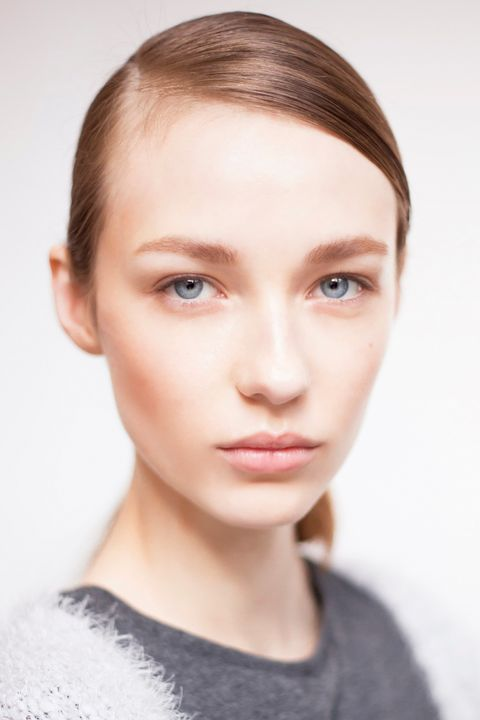
#> input picture Resources/test.png, 480 x 720 px, found by its file name
$ python challenge.py
#> lines starting #> are read from the running program, lines starting #| are printed output that depends on the picture; after the words box and inside, x2 and y2 are one past the last pixel; in counts of white or black regions, pixels touching at a corner belong together
import cv2

img = cv2.imread(r'C:/Users/Nutth/Desktop/Challenge/Resources/test.png')
#> img is the input picture: shape (720, 480, 3); mean B, G, R 191.5, 197, 214.9
gray = cv2.cvtColor(img, cv2.COLOR_BGR2GRAY)
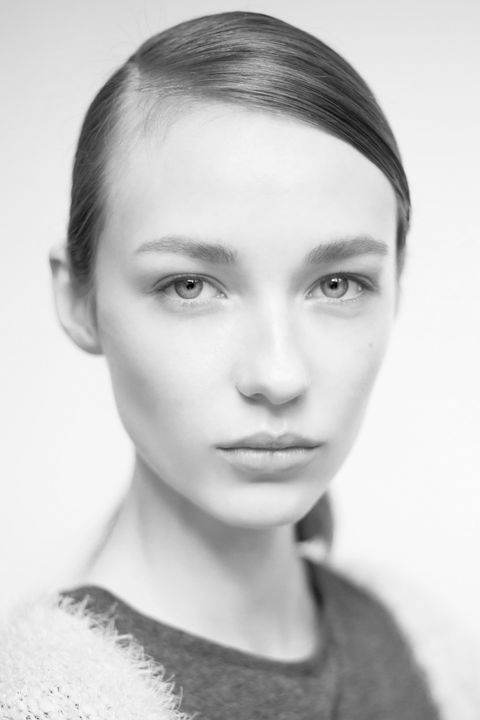
#> gray: shape (720, 480); min 2, max 254, mean 201.7

face_cascade = cv2.CascadeClassifier(cv2.data.haarcascades + 'haarcascade_frontalface_default.xml')
eye_cascade = cv2.CascadeClassifier(cv2.data.haarcascades + 'haarcascade_eye.xml')

faces_detect = face_cascade.detectMultiScale(gray,1.3,3)
#> faces_detect = [[65, 128, 390, 390]]

# for(x,y,w,h) in faces_detect:
#     cv2.rectangle(img,(x,y),(x+w,y+h),(255,0,0),2)
for (x,y,w,h) in faces_detect:
    img = cv2.rectangle(img,(x,y),(x+w,y+h),(255,0,0),2)
    roi_gray = gray[y:y+h, x:x+w]
    roi_color = img[y:y+h, x:x+w]
    eyes = eye_cascade.detectMultiScale(roi_gray)
    for (ex,ey,ew,eh) in eyes:
        cv2.rectangle(roi_color,(ex,ey),(ex+ew,ey+eh),(0,255,0),2)
#> this loop made 1 pass
#> (x, y, w, h, eyes) on pass 1: (65, 128, 390, 390, [[232, 118, 78, 78], [170, 256, 36, 36], [73, 113, 91, 91]])
#> pass 1, `img = cv2.rectangle(img,(x,y),(x+w,y+h),(255,0,0),2)`:
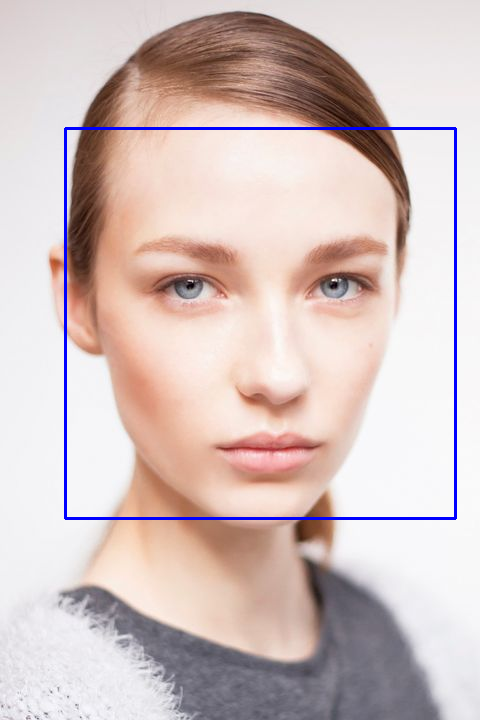
#> img: shape (720, 480, 3); 1.35% of pixels changed, all inside (x1, y1, x2, y2) = (64, 127, 457, 520)
#> pass 1, `roi_gray = gray[y:y+h, x:x+w]`:
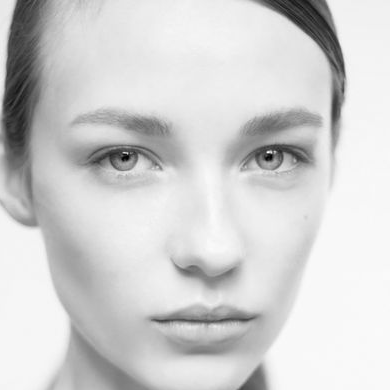
#> roi_gray: shape (390, 390); min 2, max 251, mean 208.9
#> pass 1, `roi_color = img[y:y+h, x:x+w]`:
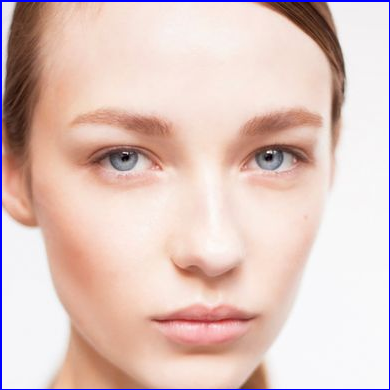
#> roi_color: shape (390, 390, 3); mean B, G, R 192.9, 199.2, 224.8
#> after the loop:
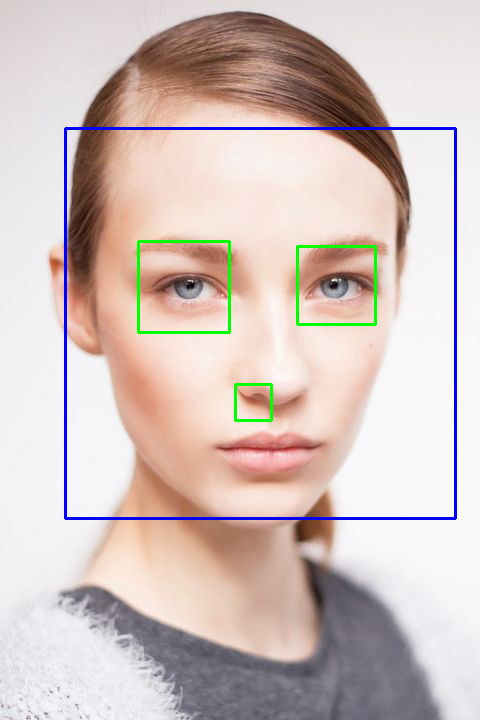
#> img: shape (720, 480, 3); 0.71% of pixels changed, all inside (x1, y1, x2, y2) = (137, 240, 377, 422)
#> after the loop:
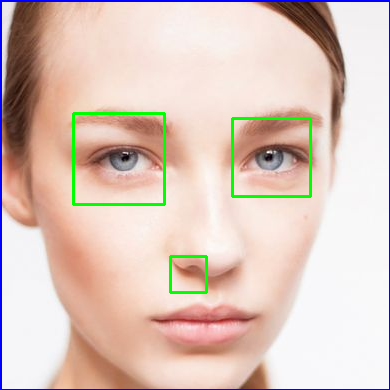
#> roi_color: shape (390, 390, 3); 1.61% of pixels changed, all inside (x1, y1, x2, y2) = (72, 112, 312, 294)

print(faces_detect)
#| [[ 65 128 390 390]]
cv2.imshow('fuck',img)
cv2.waitKey()
